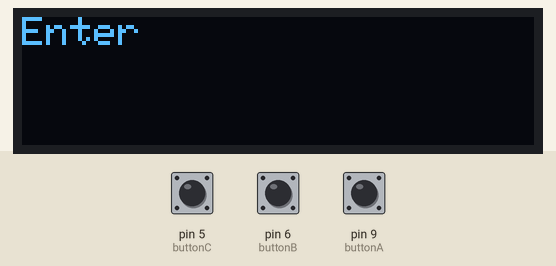
A sketch run on a simulated Arduino Uno, built with avr-gcc and run on an emulated ATmega328P. Shown: 128×32 one-colour display. The test bench sets the inputs (shaded band); at power-on: pin 6 (buttonB) HIGH, pin 5 (buttonC) HIGH, pin 9 (buttonA) HIGH. The display library's start-up logo is not drawn; what the sketch prints to the serial monitor is not drawn.

Above: at 1.2 s.
1.3 s: pin 6 (buttonB) pulled LOW for 0.15 s
At 2.4 s:
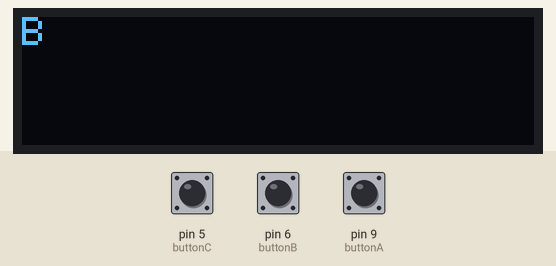
2.9 s: pin 5 (buttonC) pulled LOW for 0.15 s
4.5 s: pin 9 (buttonA) pulled LOW for 0.15 s
6.1 s: pin 9 (buttonA) pulsed LOW 2 times (0.12 s each, 0.3 s apart)
At 7.6 s:
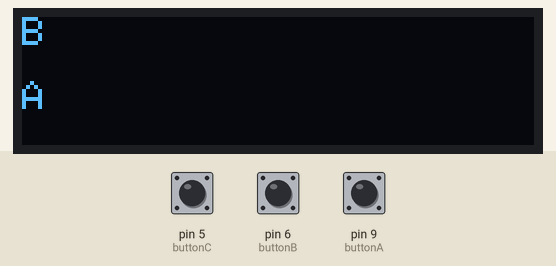
Timing chart, 0 to 9.1 s (numbered marks = the images above; inputs shaded):
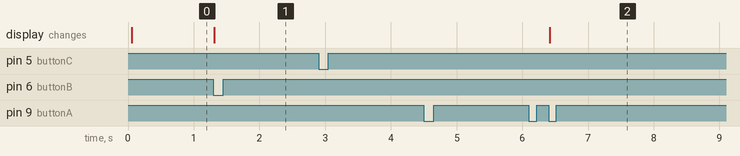

The sketch:

oledtry2.ino
```cpp
#include <SPI.h>
#include <Wire.h>
#include <Adafruit_GFX.h>
#include <Adafruit_SSD1306.h>
//#define OLED_RESET 3
Adafruit_SSD1306 display = Adafruit_SSD1306(128, 32, &Wire);
// this constant won't change:
  #define buttonA  9
  #define buttonB  6
  #define buttonC  5

// Variables will change: int buttonPushCounter = 0; int buttonState = 0;
int buttonPushCounterA = 0;
int buttonPushCounterB = 0;
int buttonPushCounterC = 0;
int buttonStateA = 0;
int buttonStateB = 0;
int buttonStateC = 0;
int lastButtonStateA = 0;
int lastButtonStateB = 0;
int lastButtonStateC = 0;

void setup() {
  Serial.begin(9600);
  // initialize the button pin as a input:
  pinMode(buttonA, INPUT_PULLUP);
  pinMode(buttonB, INPUT_PULLUP);
  pinMode(buttonC, INPUT_PULLUP);

  // SSD1306_SWITCHCAPVCC = generate display voltage from 3.3V internally
  display.begin(SSD1306_SWITCHCAPVCC, 0x3C); // Address 0x3C for 128x32

  // Show initial display buffer contents on the screen --
  // the library initializes this with an Adafruit splash screen.
  display.display();

  // Clear the buffer.
  display.clearDisplay();

  display.setTextSize(1);
  display.setTextColor(WHITE);
  display.setCursor(0,0);
  display.print("Enter");
  display.display();
  //delay(2000);
  display.clearDisplay();


}


int whichbutton = 0;

void loop() {
  // read the pushbutton input pin:
  buttonStateA = digitalRead(buttonA);
  buttonStateB = digitalRead(buttonB);
  buttonStateC = digitalRead(buttonC);

  // compare the buttonState to its previous state
  if (buttonStateA != lastButtonStateA) {
    // if the state has changed, increment the counter
    if (buttonStateA == LOW) {
      // if the current state is LOW then the button was pressed
      buttonPushCounterA++;
      Serial.print("number of A button pushes:  ");
      Serial.println(buttonPushCounterA);
    }
  }

  if (buttonStateB != lastButtonStateB) {
    if (buttonStateB == LOW) {
      buttonPushCounterB++;
      Serial.print("number of B button pushes: ");
      Serial.println(buttonPushCounterB);
    }
  }

  if (buttonStateC != lastButtonStateC) {
    if (buttonStateC == LOW) {
      buttonPushCounterC++;
      Serial.print("number of C button pushes: ");
      Serial.println(buttonPushCounterC);
    }
  }

  //A button position - display today's high temperature
  if ((buttonPushCounterA % 3 == 0) && (buttonPushCounterA !=0)) {
     // display.clearDisplay();
      display.setCursor(0,16);
      display.println("A");
      display.display();
  }

  //A button position - David Bowie quote
  if (buttonPushCounterB % 3 == 1) {
    //display.clearDisplay();
    display.setCursor(0,0);
    display.println("B");
    display.display();
  }

  //C button position - nametag
  if (buttonPushCounterC % 3 == 2) {
    //display.clearDisplay();
    display.setCursor(0,0);
    display.println("C");
    display.display();
  }

  // save the current state as the last state,
  //for next time through the loop
  lastButtonStateA = buttonStateA;
  lastButtonStateB = buttonStateB;
  lastButtonStateC = buttonStateC;

}


//}
```

Measured:
- after the input at 1.3 s, the display: changes at once (image 1)
- after the input at 2.9 s, every drawn part: stays the same
- after the input at 4.5 s, every drawn part: stays the same
- after the input at 6.1 s, the display: changes after 0.32 s (image 2)
